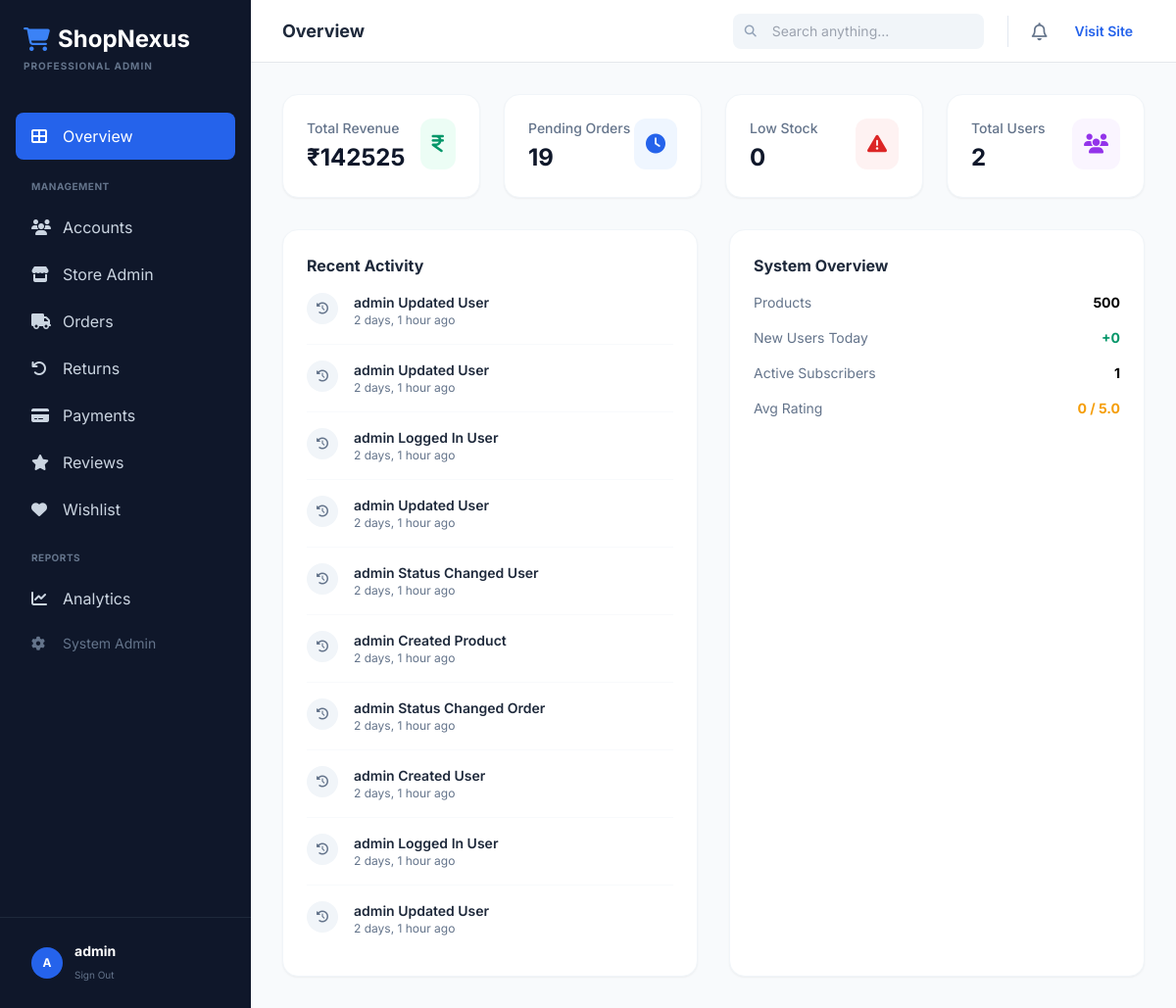
Page /dashboard/ (signed in) on the committed database.
### accounts/models.py (models this page shows, shortened)
class CustomUser(AbstractUser):
    phone = models.CharField(max_length=15, blank=True)
    address = models.TextField(blank=True)
    city = models.CharField(max_length=100, blank=True)
    state = models.CharField(max_length=100, blank=True)
    zip_code = models.CharField(max_length=10, blank=True)
    country = models.CharField(max_length=100, blank=True, default='India')
    profile_picture = models.ImageField(upload_to='profiles/', blank=True, null=True)
    date_of_birth = models.DateField(null=True, blank=True)
    is_email_verified = models.BooleanField(default=False)
    newsletter_subscribed = models.BooleanField(default=False)
    created_at = models.DateTimeField(auto_now_add=True)
    updated_at = models.DateTimeField(auto_now=True)
    class Meta:
        verbose_name = 'User'
        verbose_name_plural = 'Users'

### analytics/models.py (models this page shows, shortened)
class AdminActivityLog(models.Model):
    ACTION_TYPES = [
        ('create', 'Created'),
        ('update', 'Updated'),
        ('delete', 'Deleted'),
        ('login', 'Logged In'),
        ('logout', 'Logged Out'),
        ('export', 'Exported Data'),
        ('status_change', 'Status Changed'),
        ('refund', 'Issued Refund'),
        ('other', 'Other'),
    ]
    admin_user = models.ForeignKey(
        CustomUser, on_delete=models.SET_NULL, null=True, blank=True,
        related_name='activity_logs'
    )
    action_type = models.CharField(max_length=20, choices=ACTION_TYPES, default='other')
    model_name = models.CharField(max_length=100, blank=True)
    object_id = models.CharField(max_length=100, blank=True)
    object_repr = models.CharField(max_length=500, blank=True)
    description = models.TextField(blank=True)
    ip_address = models.GenericIPAddressField(null=True, blank=True)
    created_at = models.DateTimeField(auto_now_add=True)
    class Meta:
        ordering = ['-created_at']
        verbose_name = 'Activity Log'
        verbose_name_plural = 'Activity Logs'

### dashboard/views.py (the view)
# urls.py: path('', views.admin_dashboard, name='admin_dashboard'),
@staff_member_required
def admin_dashboard(request):
    context = {
        'total_users': CustomUser.objects.count(),
        'total_revenue': Payment.objects.filter(status='success').aggregate(Sum('amount'))['amount__sum'] or 0,
        'pending_orders': Order.objects.filter(status='pending').count(),
        'low_stock_count': LowStockAlert.objects.filter(status='open').count(),
        'recent_activities': AdminActivityLog.objects.order_by('-created_at')[:10],
        'total_products': Product.objects.count(),
        'active_users': CustomUser.objects.filter(is_active=True).count(),
        'new_users_today': CustomUser.objects.filter(date_joined__date=timezone.now().date()).count(),
        'total_orders': Order.objects.count(),
        'total_returns': Return.objects.count(),
        'subscribers': NewsletterSubscriber.objects.filter(status='active').count(),
        'avg_rating': round(Review.objects.aggregate(Avg('rating'))['rating__avg'] or 0, 1),
    }
    return render(request, 'dashboard/overview.html', context)

### store/context_processors.py (called while the page is built)
def cart_count(request):
    count = 0
    try:
        if request.user.is_authenticated:
            cart = Cart.objects.filter(user=request.user).first()
        else:
            session_key = request.session.session_key
            if session_key:
                cart = Cart.objects.filter(session_key=session_key, user__isnull=True).first()
            else:
                cart = None
        if cart:
            count = cart.total_items
    except:
        pass
    return {'cart_count': count}

def categories_list(request):
    categories = Category.objects.filter(is_active=True, parent=None)
    return {'nav_categories': categories}

### store/models.py (called while the page is built)
    @property
    def total_items(self):
        return sum(item.quantity for item in self.items.all())

### dashboard/templates/dashboard/overview.html
{% extends 'dashboard/base.html' %}
{% block page_title %}Overview{% endblock %}
{% block content %}
<div class="grid grid-cols-1 md:grid-cols-2 lg:grid-cols-4 gap-6 mb-8">
    <div class="bg-white p-6 rounded-2xl shadow-sm border border-slate-100">
        <div class="flex justify-between items-start">
            <div>
                <p class="text-slate-500 text-sm font-medium">Total Revenue</p>
                <h3 class="text-2xl font-bold text-slate-900 mt-1">₹{{ total_revenue|floatformat:0 }}</h3>
            </div>
            <div class="bg-emerald-50 p-3 rounded-xl text-emerald-600">
                <i class="fas fa-indian-rupee-sign text-xl"></i>
            </div>
        </div>
    </div>
    <div class="bg-white p-6 rounded-2xl shadow-sm border border-slate-100">
        <div class="flex justify-between items-start">
            <div>
                <p class="text-slate-500 text-sm font-medium">Pending Orders</p>
                <h3 class="text-2xl font-bold text-slate-900 mt-1">{{ pending_orders }}</h3>
            </div>
            <div class="bg-blue-50 p-3 rounded-xl text-blue-600">
                <i class="fas fa-clock text-xl"></i>
            </div>
        </div>
    </div>
    <div class="bg-white p-6 rounded-2xl shadow-sm border border-slate-100">
        <div class="flex justify-between items-start">
            <div>
                <p class="text-slate-500 text-sm font-medium">Low Stock</p>
                <h3 class="text-2xl font-bold text-slate-900 mt-1">{{ low_stock_count }}</h3>
            </div>
            <div class="bg-red-50 p-3 rounded-xl text-red-600">
                <i class="fas fa-exclamation-triangle text-xl"></i>
            </div>
        </div>
    </div>
    <div class="bg-white p-6 rounded-2xl shadow-sm border border-slate-100">
        <div class="flex justify-between items-start">
            <div>
                <p class="text-slate-500 text-sm font-medium">Total Users</p>
                <h3 class="text-2xl font-bold text-slate-900 mt-1">{{ total_users }}</h3>
            </div>
            <div class="bg-purple-50 p-3 rounded-xl text-purple-600">
                <i class="fas fa-users text-xl"></i>
            </div>
        </div>
    </div>
</div>
<div class="grid grid-cols-1 lg:grid-cols-2 gap-8">
    <div class="bg-white p-6 rounded-2xl shadow-sm border border-slate-100">
        <h4 class="font-bold text-slate-800 mb-4">Recent Activity</h4>
        <div class="space-y-4">
            {% for log in recent_activities %}
            <div class="flex gap-4 items-start pb-4 border-b border-slate-50 last:border-0">
                <div class="w-8 h-8 rounded-full bg-slate-100 flex items-center justify-center text-slate-500 text-xs">
                    <i class="fas fa-history"></i>
                </div>
                <div>
                    <p class="text-sm font-semibold text-slate-800">{{ log.admin_user.username }} {{ log.get_action_type_display }} {{ log.model_name }}</p>
                    <p class="text-xs text-slate-500">{{ log.created_at|timesince }} ago</p>
                </div>
            </div>
            {% endfor %}
        </div>
    </div>
    <div class="bg-white p-6 rounded-2xl shadow-sm border border-slate-100">
        <h4 class="font-bold text-slate-800 mb-4">System Overview</h4>
        <div class="space-y-4">
            <div class="flex justify-between items-center text-sm">
                <span class="text-slate-500">Products</span>
                <span class="font-bold">{{ total_products }}</span>
            </div>
            <div class="flex justify-between items-center text-sm">
                <span class="text-slate-500">New Users Today</span>
                <span class="font-bold text-emerald-600">+{{ new_users_today }}</span>
            </div>
            <div class="flex justify-between items-center text-sm">
                <span class="text-slate-500">Active Subscribers</span>
                <span class="font-bold">{{ subscribers }}</span>
            </div>
            <div class="flex justify-between items-center text-sm">
                <span class="text-slate-500">Avg Rating</span>
                <span class="font-bold text-amber-500">{{ avg_rating }} / 5.0</span>
            </div>
        </div>
    </div>
</div>
{% endblock %}

### dashboard/templates/dashboard/base.html (shortened to what this page needs)
<!DOCTYPE html>
<html lang="en">
<head>
    <script src="https://cdn.tailwindcss.com"></script>
    <link rel="stylesheet" href="https://cdnjs.cloudflare.com/ajax/libs/font-awesome/6.4.0/css/all.min.css">
</head>
<body class="bg-slate-50 min-h-screen flex">
    <aside class="w-64 bg-slate-900 text-slate-300 flex-shrink-0 hidden lg:flex flex-col sticky top-0 h-screen">
        <div class="p-6">
            <h1 class="text-white text-2xl font-bold flex items-center gap-2">
                <i class="fas fa-shopping-cart text-blue-500"></i> ShopNexus
            </h1>
            <p class="text-[10px] text-slate-500 mt-1 uppercase tracking-widest font-bold">Professional Admin</p>
        </div>
        <nav class="flex-1 px-4 py-4 space-y-1 overflow-y-auto custom-scrollbar">
            <a href="{% url 'admin_dashboard' %}" class="sidebar-link flex items-center gap-3 px-4 py-3 rounded-lg hover:bg-slate-800 transition {% if request.resolver_match.url_name == 'admin_dashboard' %}active{% endif %}">
                <i class="fas fa-th-large w-5"></i> Overview
            </a>
            <div class="pt-4 pb-2 px-4 text-[10px] font-bold text-slate-500 uppercase tracking-wider">Management</div>
            <a href="{% url 'db_accounts' %}" class="sidebar-link flex items-center gap-3 px-4 py-2.5 rounded-lg hover:bg-slate-800 transition {% if 'accounts' in request.path %}active{% endif %}">
                <i class="fas fa-users w-5"></i> Accounts
            </a>
            <a href="{% url 'db_store' %}" class="sidebar-link flex items-center gap-3 px-4 py-2.5 rounded-lg hover:bg-slate-800 transition {% if 'store' in request.path %}active{% endif %}">
                <i class="fas fa-store w-5"></i> Store Admin
            </a>
            <a href="{% url 'db_orders' %}" class="sidebar-link flex items-center gap-3 px-4 py-2.5 rounded-lg hover:bg-slate-800 transition {% if 'orders' in request.path and 'returns' not in request.path %}active{% endif %}">
                <i class="fas fa-truck w-5"></i> Orders
            </a>
            <a href="{% url 'db_returns' %}" class="sidebar-link flex items-center gap-3 px-4 py-2.5 rounded-lg hover:bg-slate-800 transition {% if 'returns' in request.path %}active{% endif %}">
                <i class="fas fa-undo w-5"></i> Returns
            </a>
            <a href="{% url 'db_payments' %}" class="sidebar-link flex items-center gap-3 px-4 py-2.5 rounded-lg hover:bg-slate-800 transition {% if 'payments' in request.path %}active{% endif %}">
                <i class="fas fa-credit-card w-5"></i> Payments
            </a>
            <a href="{% url 'db_reviews' %}" class="sidebar-link flex items-center gap-3 px-4 py-2.5 rounded-lg hover:bg-slate-800 transition {% if 'reviews' in request.path %}active{% endif %}">
                <i class="fas fa-star w-5"></i> Reviews
            </a>
            <a href="{% url 'db_wishlist' %}" class="sidebar-link flex items-center gap-3 px-4 py-2.5 rounded-lg hover:bg-slate-800 transition {% if 'wishlist' in request.path %}active{% endif %}">
                <i class="fas fa-heart w-5"></i> Wishlist
            </a>
            <div class="pt-4 pb-2 px-4 text-[10px] font-bold text-slate-500 uppercase tracking-wider">Reports</div>
            <a href="{% url 'db_analytics' %}" class="sidebar-link flex items-center gap-3 px-4 py-2.5 rounded-lg hover:bg-slate-800 transition {% if 'analytics' in request.path %}active{% endif %}">
                <i class="fas fa-chart-line w-5"></i> Analytics
            </a>
            <a href="/admin/" class="flex items-center gap-3 px-4 py-2.5 rounded-lg hover:bg-slate-800 transition text-slate-500 text-sm">
                <i class="fas fa-cog w-5"></i> System Admin
            </a>
        </nav>
        <div class="p-4 border-t border-slate-800">
            <div class="flex items-center gap-3 px-4 py-2">
                <div class="w-8 h-8 rounded-full bg-blue-600 flex items-center justify-center text-white font-bold text-xs">
                    {{ user.username|first|upper }}
                </div>
                <div class="flex-1 min-w-0">
                    <p class="text-sm font-bold text-white truncate">{{ user.username }}</p>
                    <a href="{% url 'logout' %}" class="text-[10px] text-slate-500 hover:text-red-400">Sign Out</a>
                </div>
            </div>
        </div>
    </aside>
    <div class="flex-1 flex flex-col min-w-0">
        <header class="h-16 bg-white border-b flex items-center justify-between px-8 sticky top-0 z-30">
            <div class="flex items-center gap-4">
                <h2 class="text-lg font-bold text-slate-800">{% block page_title %}Dashboard{% endblock %}</h2>
            </div>
            <div class="flex items-center gap-4">
                <div class="relative hidden sm:block">
                    <input type="text" placeholder="Search anything..." class="pl-10 pr-4 py-2 bg-slate-100 border-none rounded-lg text-sm w-64 focus:ring-2 focus:ring-blue-500">
                    <i class="fas fa-search absolute left-3 top-1/2 -translate-y-1/2 text-slate-400 text-xs"></i>
                </div>
                <button class="text-slate-500 hover:text-blue-600 transition">
                    <i class="far fa-bell text-lg"></i>
                </button>
                <a href="{% url 'home' %}" class="text-sm font-semibold text-blue-600 hover:bg-blue-50 px-3 py-2 rounded-lg transition">
                    Visit Site
                </a>
            </div>
        </header>
        <main class="flex-1 p-8 overflow-y-auto">
            {% block content %}{% endblock %}
        </main>
    </div>
</body>
</html>

### dashboard/templates/dashboard/base.html (style rules this page uses)
body { font-family: 'Inter', sans-serif; }
.sidebar-link.active { background-color: #2563eb; color: white; }

### rows in the picture
CustomUser: username|first "A", username "admin"
AdminActivityLog: admin_user.username "admin", action_type "Updated", model_name "User", created_at "2 days, 1 hour"
AdminActivityLog: admin_user.username "admin", action_type "Updated", model_name "User", created_at "2 days, 1 hour"
AdminActivityLog: admin_user.username "admin", action_type "Logged In", model_name "User", created_at "2 days, 1 hour"
AdminActivityLog: admin_user.username "admin", action_type "Updated", model_name "User", created_at "2 days, 1 hour"
AdminActivityLog: admin_user.username "admin", action_type "Status Changed", model_name "User", created_at "2 days, 1 hour"
AdminActivityLog: admin_user.username "admin", action_type "Created", model_name "Product", created_at "2 days, 1 hour"
AdminActivityLog: admin_user.username "admin", action_type "Status Changed", model_name "Order", created_at "2 days, 1 hour"
AdminActivityLog: admin_user.username "admin", action_type "Created", model_name "User", created_at "2 days, 1 hour"
AdminActivityLog: admin_user.username "admin", action_type "Logged In", model_name "User", created_at "2 days, 1 hour"
AdminActivityLog: admin_user.username "admin", action_type "Updated", model_name "User", created_at "2 days, 1 hour"

### other values in the picture
{{ total_revenue|floatformat:0 }} "142525"
{{ pending_orders }} "19"
{{ low_stock_count }} "0"
{{ total_users }} "2"
{{ total_products }} "500"
{{ new_users_today }} "0"
{{ subscribers }} "1"
{{ avg_rating }} "0"
